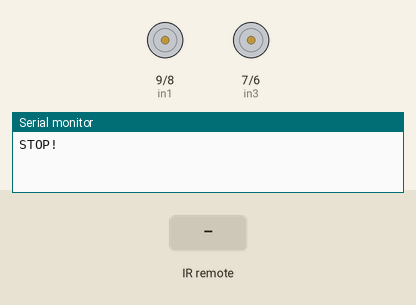
Simulated run of this sketch. Board: Arduino Uno, built with avr-gcc and run on an emulated ATmega328P. Shown: motor-driver pin pairs drawn as motors (green arrow = first pin HIGH = forward, orange = second pin HIGH = backward, longer = more drive, scaled by the enable pin), the last lines printed to the serial monitor. The inputs (shaded band) are chosen by the test bench.

Above: at 1.2 s.
1.3 s: infrared code 0xFF629D received
At 1.9 s:
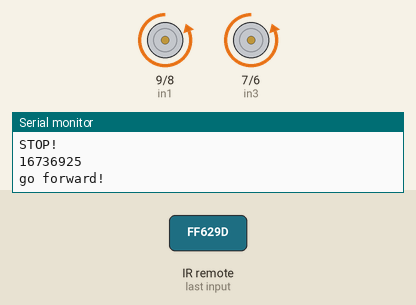
2.8 s: infrared code 0xFFA857 received
At 3.1 s:
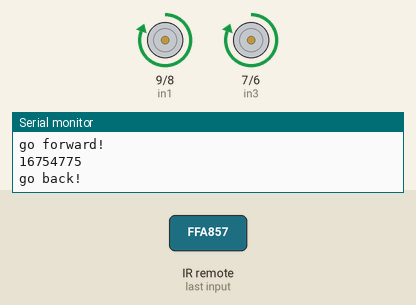
4.3 s: infrared code 0xFF22DD received
At 5.4 s:
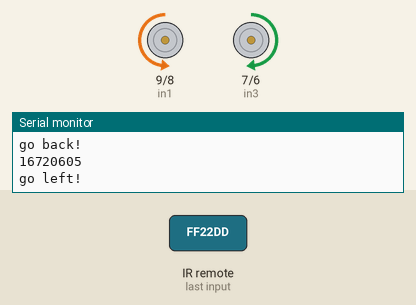
5.8 s: infrared code 0xFFC23D received
At 6.5 s:
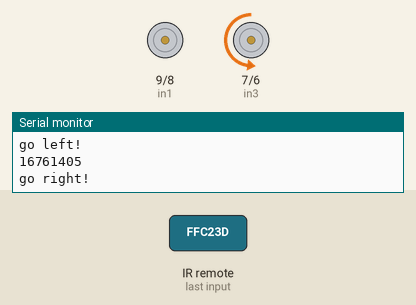
7.3 s: infrared code 0xFF02FD received
At 7.7 s:
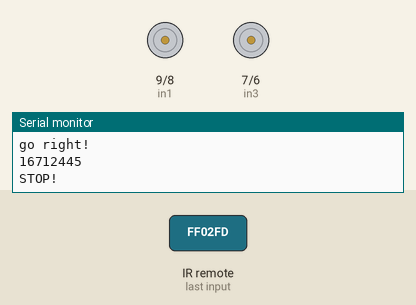
8.8 s: infrared code 0xFF629D received
At 10.0 s:
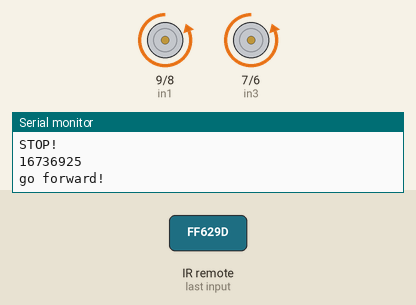
Timing chart, 0 to 11.3 s (numbered marks = the images above; inputs shaded):
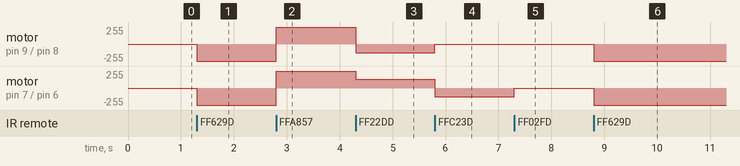

The sketch:

Infrared_remote_control_car.ino
```cpp
//www.elegoo.com
//2016.09.12

#include <IRremote.h>
int receiverpin = 12;
int in1=9;
int in2=8;
int in3=7;
int in4=6;
int ENA=10;
int ENB=5;
int ABS=130;
unsigned long RED;
#define A 16736925

#define B 16754775

#define X 16712445

#define C 16720605

#define D 16761405


IRrecv irrecv(receiverpin);
decode_results results;

void _mForward()
{
  digitalWrite(ENA,HIGH);
  digitalWrite(ENB,HIGH);
  digitalWrite(in1,LOW);
  digitalWrite(in2,HIGH);
  digitalWrite(in3,LOW);
  digitalWrite(in4,HIGH);
  Serial.println("go forward!");
}
void _mBack()
{
  digitalWrite(ENA,HIGH);
  digitalWrite(ENB,HIGH);
  digitalWrite(in1,HIGH);
  digitalWrite(in2,LOW);
  digitalWrite(in3,HIGH);
  digitalWrite(in4,LOW);
  Serial.println("go back!");
}
void _mleft()
{
  analogWrite(ENA,ABS);
  analogWrite(ENB,ABS);
  digitalWrite(in1,LOW);
  digitalWrite(in2,HIGH);
  //digitalWrite(in3,HIGH);
  digitalWrite(in4,LOW);
  Serial.println("go left!");
}
void _mright()
{
  analogWrite(ENA,ABS);
  analogWrite(ENB,ABS);
  //digitalWrite(in1,HIGH);
  digitalWrite(in2,LOW);
  digitalWrite(in3,LOW);
  digitalWrite(in4,HIGH);
  Serial.println("go right!");
}
void _mStop()
{
  digitalWrite(ENA,LOW);
  digitalWrite(ENB,LOW);
  Serial.println("STOP!");
}
void setup() {
  // put your setup code here, to run once:
  pinMode(in1,OUTPUT);
  pinMode(in2,OUTPUT);
  pinMode(in3,OUTPUT);
  pinMode(in4,OUTPUT);
  pinMode(ENA,OUTPUT);
  pinMode(ENB,OUTPUT);
  pinMode(receiverpin,INPUT);
  Serial.begin(9600);
  _mStop();
  irrecv.enableIRIn();
}

void loop() {
  if (irrecv.decode(&results))
    {

      RED=results.value;
       Serial.println(RED);
       irrecv.resume();
    //delay(10......................................................................................................................50);
    if(RED==A)
  {
     _mForward();
  }

  else if(RED==B)
  {
        _mBack();
  }

  else if(RED==C)
  {
        _mleft();
  }

  else if(RED==D)
  {
        _mright();
   }


  else if(RED==X)
  {
         _mStop();
   }

}
}
```

Measured:
- after the input at 1.3 s, motor on pin 9 (in1) / pin 8 (in2), motor on pin 7 (in3) / pin 6 (in4): stopped → backward 255/255 at once
- after the input at 2.8 s, motor on pin 9 (in1) / pin 8 (in2), motor on pin 7 (in3) / pin 6 (in4): backward 255/255 → forward 255/255 at once
- after the input at 4.3 s, motor on pin 9 (in1) / pin 8 (in2): forward 255/255 → backward 130/255 at once; motor on pin 7 (in3) / pin 6 (in4): forward 255/255 → forward 130/255 at once
- after the input at 5.8 s, motor on pin 9 (in1) / pin 8 (in2): backward 130/255 → stopped at once; motor on pin 7 (in3) / pin 6 (in4): forward 130/255 → backward 130/255 at once
- after the input at 7.3 s, motor on pin 7 (in3) / pin 6 (in4): backward 130/255 → stopped at once
- after the input at 8.8 s, motor on pin 9 (in1) / pin 8 (in2), motor on pin 7 (in3) / pin 6 (in4): stopped → backward 255/255 at once
